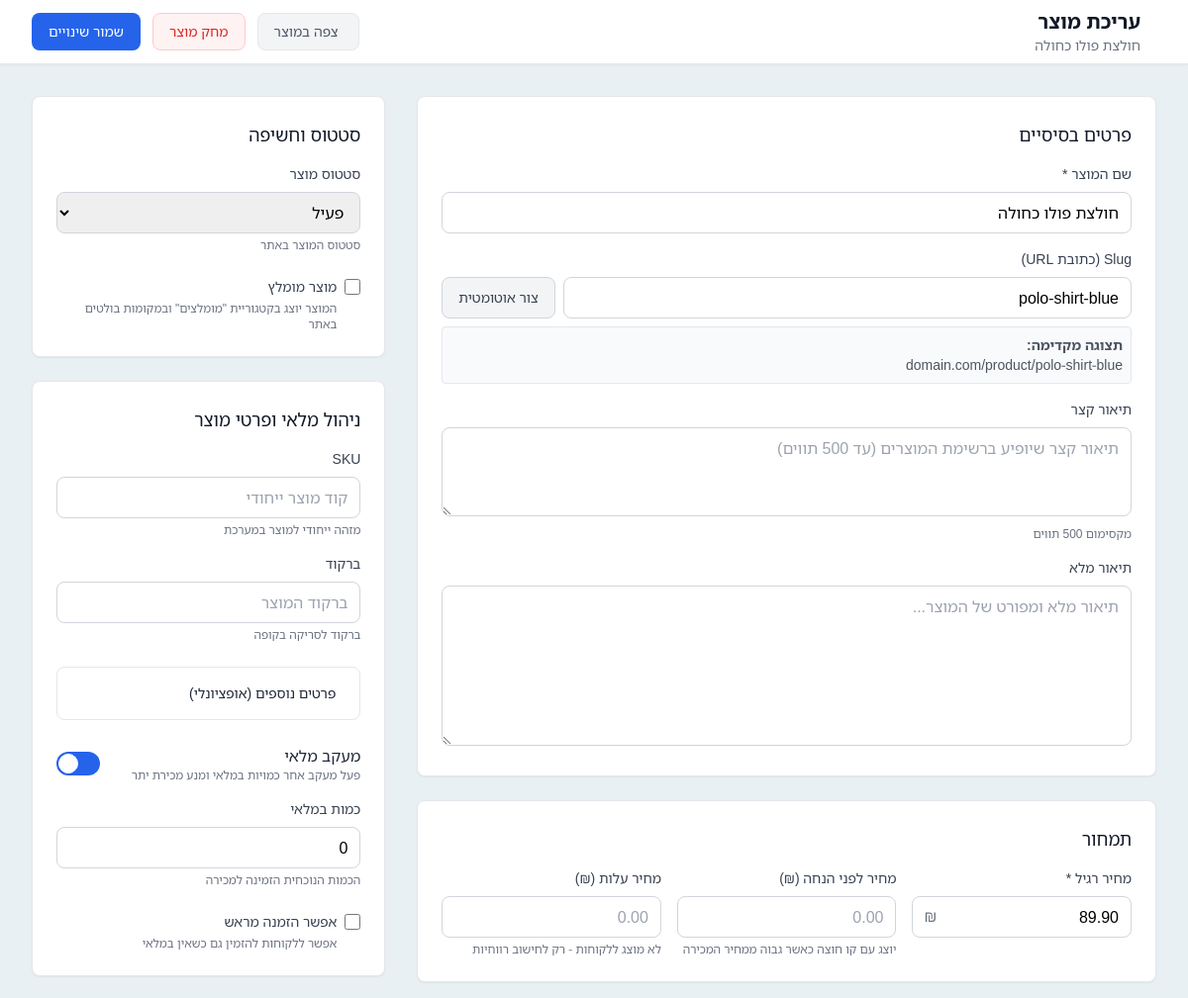
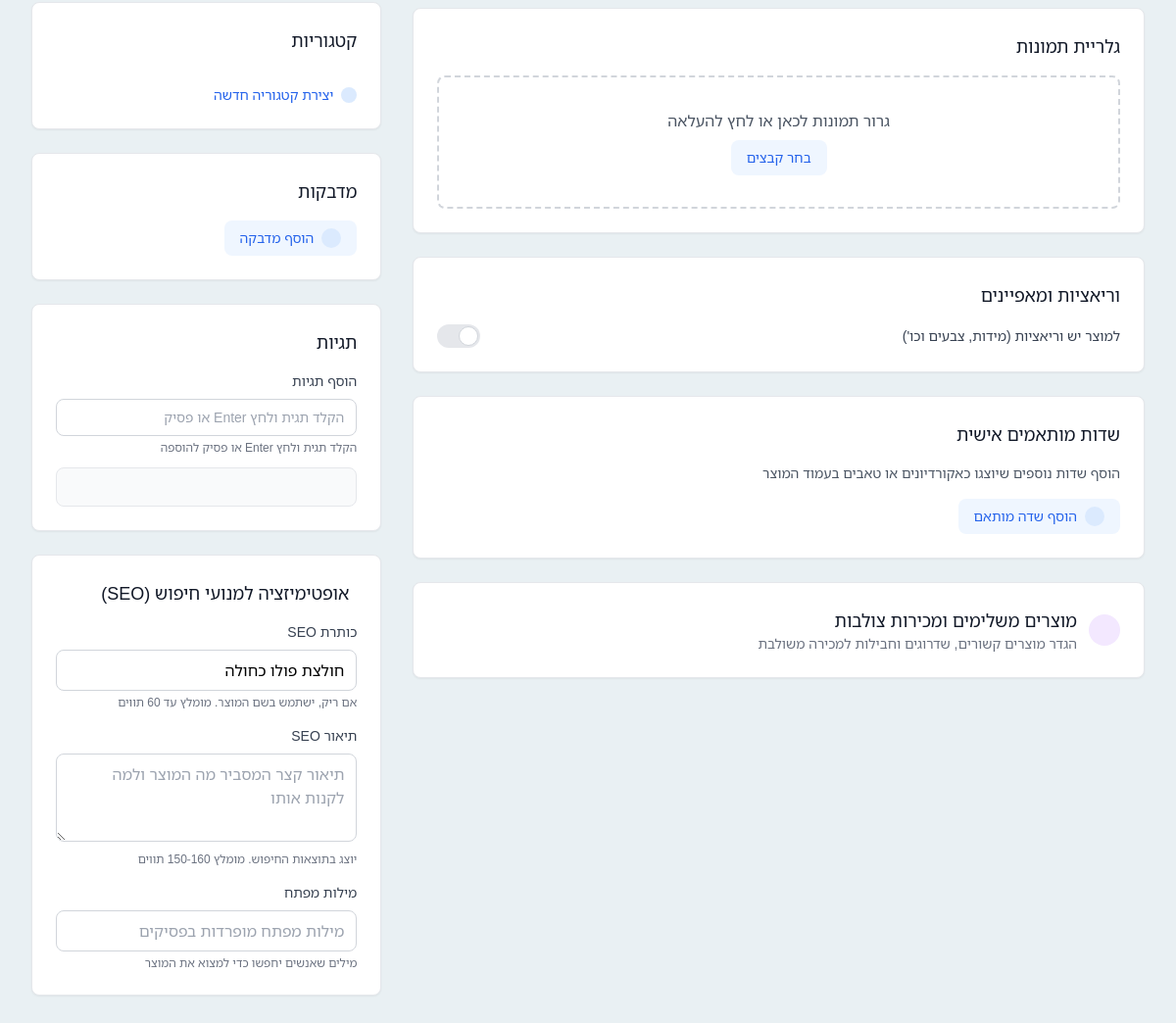
/admin/products/edit.php?id=24 (signed in), run on the app's committed database (2 pictures, top to bottom).
### tables this page shows
CREATE TABLE `products` (
  `id` int(11) NOT NULL,
  `store_id` int(11) NOT NULL,
  `name` varchar(255) NOT NULL,
  `slug` varchar(255) NOT NULL,
  `description` text,
  `short_description` varchar(500) DEFAULT NULL,
  `sku` varchar(100) DEFAULT NULL,
  `barcode` varchar(100) DEFAULT NULL,
  `price` decimal(10,2) DEFAULT NULL,
  `compare_price` decimal(10,2) DEFAULT NULL,
  `cost_price` decimal(10,2) DEFAULT NULL,
  `track_inventory` tinyint(1) DEFAULT '1',
  `inventory_quantity` int(11) DEFAULT '0',
  `allow_backorders` tinyint(1) DEFAULT '0',
  `weight` decimal(8,2) DEFAULT NULL,
  `weight_unit` varchar(10) DEFAULT 'kg',
  `requires_shipping` tinyint(1) DEFAULT '1',
  `is_digital` tinyint(1) DEFAULT '0',
  `vendor` varchar(255) DEFAULT NULL,
  `product_type` varchar(100) DEFAULT NULL,
  `tags` text,
  `gallery_attribute` varchar(50) DEFAULT NULL,
  `status` enum('draft','active','archived') DEFAULT 'draft',
  `featured` tinyint(1) DEFAULT '0',
  `has_variants` tinyint(1) DEFAULT '0',
  `seo_title` varchar(255) DEFAULT NULL,
  `seo_description` varchar(500) DEFAULT NULL,
  `seo_keywords` text,
  `created_at` timestamp NOT NULL DEFAULT CURRENT_TIMESTAMP,
  `updated_at` timestamp NOT NULL DEFAULT CURRENT_TIMESTAMP ON UPDATE CURRENT_TIMESTAMP
);

### admin/products/edit.php (the view, shortened to what the rows shown need)
<?php
$auth = new Authentication();
$auth->requireLogin();
$currentUser = $auth->getCurrentUser();
require_once __DIR__ . '/../../config/database.php';
$stmt = Database::getInstance()->getConnection()->prepare("
    SELECT * FROM stores WHERE user_id = ? LIMIT 1
");
$stmt->execute([$currentUser['id']]);
$store = $stmt->fetch();
$productId = $_GET['id'] ?? null;
$stmt = Database::getInstance()->getConnection()->prepare("
    SELECT * FROM products WHERE id = ? AND store_id = ? LIMIT 1
");
$stmt->execute([$productId, $store['id']]);
$product = $stmt->fetch();
$stmt = Database::getInstance()->getConnection()->prepare("
    SELECT name, trigger_type FROM auto_suggestions WHERE store_id = ? AND is_active = 1
");
$stmt->execute([$store['id']]);
$autoSuggestions = $stmt->fetchAll();
$product['auto_suggest_category'] = 0;
$product['auto_suggest_price'] = 0;
$product['auto_suggest_vendor'] = 0;
$product['auto_suggest_tags'] = 0;
foreach ($autoSuggestions as $suggestion) {
    switch ($suggestion['trigger_type']) {
        case 'product_category':
            $product['auto_suggest_category'] = 1;
            break;
        case 'cart_value':
            $product['auto_suggest_price'] = 1;
            break;
        case 'product_specific':
            if (strpos($suggestion['name'], 'Vendor') !== false) {
                $product['auto_suggest_vendor'] = 1;
            } elseif (strpos($suggestion['name'], 'Tags') !== false) {
                $product['auto_suggest_tags'] = 1;
            }
            break;
    }
}
?>
<?php include '../templates/header.php'; ?>
    <link rel="stylesheet" href="/admin/assets/css/style.css">
</head>
<body class="bg-gray-50">
    <div class="bg-white shadow-sm border-b border-gray-200 sticky top-0 z-50">
        <div class="max-w-7xl mx-auto px-4 sm:px-6 lg:px-8">
            <div class="flex items-center justify-between h-16">
                <div class="flex items-center gap-4">
                    <div>
                        <h1 class="text-xl font-semibold text-gray-900">עריכת מוצר</h1>
                        <p class="text-sm text-gray-500"><?= htmlspecialchars($product['name']) ?></p>
                    </div>
                </div>
            </div>
        </div>
    </div>
    <div class="max-w-7xl mx-auto px-4 sm:px-6 lg:px-8 py-8">
        <form id="product-form" method="POST" class="grid grid-cols-1 lg:grid-cols-3 gap-8">
            <div class="lg:col-span-2 space-y-6">
                <div class="bg-white rounded-lg shadow-sm border border-gray-200 p-6">
                    <h2 class="text-lg font-medium text-gray-900 mb-4">פרטים בסיסיים</h2>
                    <div class="space-y-4">
                        <div>
                            <label for="name" class="block text-sm font-medium text-gray-700 mb-2">שם המוצר *</label>
                            <input type="text" id="name" name="name" required
                                class="w-full px-3 py-2 border border-gray-300 rounded-lg focus:ring-2 focus:ring-blue-500 focus:border-blue-500"
                                placeholder="הזן שם מוצר" value="<?= htmlspecialchars($product['name']) ?>">
                        </div>
                        <div>
                            <div class="flex gap-2">
                                <input type="text" id="slug" name="slug"
                                    class="flex-1 px-3 py-2 border border-gray-300 rounded-lg focus:ring-2 focus:ring-blue-500 focus:border-blue-500"
                                    placeholder="slug-נוצר-אוטומטית" value="<?= htmlspecialchars($product['slug'] ?? '') ?>">
                                <button type="button" id="generate-slug"
                                    class="px-4 py-2 text-sm font-medium text-gray-700 bg-gray-100 border border-gray-300 rounded-lg hover:bg-gray-200">
                                    צור אוטומטית
                                </button>
                            </div>
                            <div class="mt-2 p-2 bg-gray-50 rounded text-sm text-gray-600 border">
                                <strong>תצוגה מקדימה:</strong><br>
                                <span id="slug-preview">domain.com/product/</span><span id="slug-text"><?= htmlspecialchars($product['slug'] ?? '') ?></span>
                            </div>
                        </div>
                    </div>
                </div>
                <div id="pricing-section" class="bg-white rounded-lg shadow-sm border border-gray-200 p-6">
                    <h2 class="text-lg font-medium text-gray-900 mb-4">תמחור</h2>
                    <div id="general-pricing" class="grid grid-cols-1 md:grid-cols-3 gap-4">
                        <div>
                            <div class="relative">
                                <input type="number" id="price" name="price" step="0.01" min="0"
                                    <?= !$product['has_variants'] ? 'required' : '' ?>
                                    class="w-full px-3 py-2 pl-8 border border-gray-300 rounded-lg focus:ring-2 focus:ring-blue-500 focus:border-blue-500"
                                    value="<?= htmlspecialchars($product['price'] ?? '') ?>">
                                <span class="absolute left-3 top-2 text-gray-500">₪</span>
                            </div>
                        </div>
                    </div>
                </div>
                <div class="bg-white rounded-lg shadow-sm border border-gray-200 p-6">
                    <h2 class="text-lg font-medium text-gray-900 mb-4">גלריית תמונות</h2>
                </div>
                <?php include 'variants.php'; ?>
                <div class="bg-white rounded-lg shadow-sm border border-gray-200 p-6">
                    <h2 class="text-lg font-medium text-gray-900 mb-4">שדות מותאמים אישית</h2>
                </div>
                <div class="bg-white rounded-lg shadow-sm border border-gray-200">
                    <button type="button" class="w-full p-6 text-right flex items-center justify-between hover:bg-gray-50 transition-colors"
                        onclick="toggleAccordion('upsell-cross-sell')">
                        <div class="flex items-center gap-3">
                            <div>
                                <h2 class="text-lg font-medium text-gray-900">מוצרים משלימים ומכירות צולבות</h2>
                            </div>
                        </div>
                    </button>
                </div>
            </div>
            <div class="space-y-6">
                <div class="bg-white rounded-lg shadow-sm border border-gray-200 p-6">
                    <div class="space-y-4">
                        <div>
                            <label for="status" class="block text-sm font-medium text-gray-700 mb-2">סטטוס מוצר</label>
                            <select id="status" name="status"
                                class="w-full px-3 py-2 border border-gray-300 rounded-lg focus:ring-2 focus:ring-blue-500 focus:border-blue-500">
                                <option value="active" <?= $product['status'] === 'active' ? 'selected' : '' ?>>פעיל</option>
                            </select>
                            <p class="text-xs text-gray-500 mt-1">סטטוס המוצר באתר</p>
                        </div>
                        <div class="pt-2">
                            <label class="flex items-center gap-2 cursor-pointer">
                                <input type="checkbox" id="featured" name="featured" value="1"
                                    <?= $product['featured'] ? 'checked' : '' ?>
                                    class="w-4 h-4 text-blue-600 bg-gray-100 border-gray-300 rounded focus:ring-blue-500">
                                <span class="text-sm font-medium text-gray-700">מוצר מומלץ</span>
                            </label>
                        </div>
                    </div>
                </div>
                <div class="bg-white rounded-lg shadow-sm border border-gray-200 p-6">
                    <div class="space-y-6">
                        <div id="inventory-section">
                            <div id="inventory-fields" class="space-y-4">
                                <div id="inventory-quantity-container">
                                    <label for="inventory_quantity" class="block text-sm font-medium text-gray-700 mb-2">כמות במלאי</label>
                                    <input type="number" id="inventory_quantity" name="inventory_quantity" min="0"
                                        class="w-full px-3 py-2 border border-gray-300 rounded-lg focus:ring-2 focus:ring-blue-500 focus:border-blue-500"
                                        value="<?= htmlspecialchars($product['inventory_quantity'] ?? '') ?>">
                                    <p class="text-xs text-gray-500 mt-1">הכמות הנוכחית הזמינה למכירה</p>
                                </div>
                                <div class="pt-2" id="allow-backorders-container">
                                    <label class="flex items-center gap-2 cursor-pointer">
                                        <input type="checkbox" id="allow_backorders" name="allow_backorders" value="1"
                                            <?= $product['allow_backorders'] ? 'checked' : '' ?>
                                            class="w-4 h-4 text-blue-600 bg-gray-100 border-gray-300 rounded focus:ring-blue-500">
                                        <span class="text-sm font-medium text-gray-700">אפשר הזמנה מראש</span>
                                    </label>
                                </div>
                            </div>
                        </div>
                    </div>
                </div>
                <div class="bg-white rounded-lg shadow-sm border border-gray-200 p-6">
                    <div class="space-y-4">
                        <div>
                            <label for="seo_title" class="block text-sm font-medium text-gray-700 mb-2">כותרת SEO</label>
                            <input type="text" id="seo_title" name="seo_title" maxlength="255"
                                class="w-full px-3 py-2 border border-gray-300 rounded-lg focus:ring-2 focus:ring-blue-500 focus:border-blue-500"
                                placeholder="כותרת מותאמת למנועי חיפוש" value="<?= htmlspecialchars($product['seo_title'] ?? '') ?>">
                            <p class="text-xs text-gray-500 mt-1">אם ריק, ישתמש בשם המוצר. מומלץ עד 60 תווים</p>
                        </div>
                    </div>
                </div>
            </div>
        </form>
    </div>
</body>
</html>

### data on the page
products: name "חולצת פולו כחולה", slug "polo-shirt-blue", price "89.90", status "פעיל", inventory_quantity "0", seo_title "חולצת פולו כחולה"
